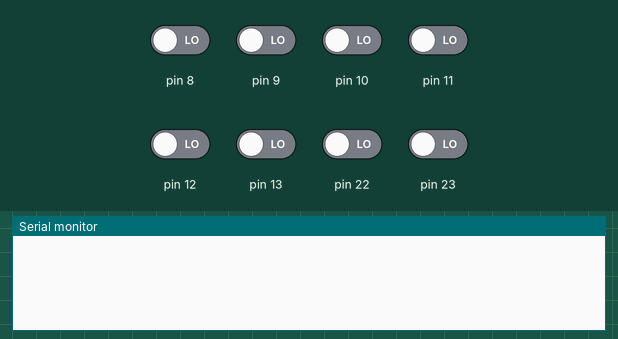
Recording of a sketch running on a simulated Arduino Uno, built with avr-gcc and run on an emulated ATmega328P. Parts: the last lines printed to the serial monitor. The test bench sets the inputs (shaded band); at power-on: pin 8–13, pin 22, pin 23 LOW.

Above: at 1.2 s.
1.3 s: pin 8 driven HIGH
At 2.1 s:
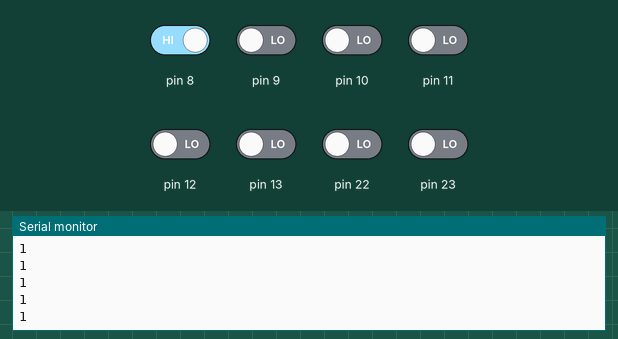
3.2 s: pin 9 driven HIGH
At 3.9 s:
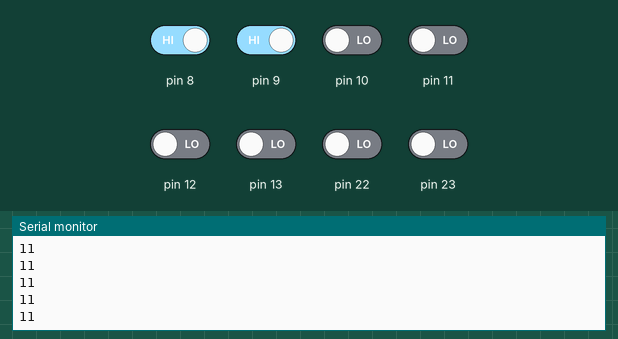
4.7 s: pin 10 driven HIGH
At 5.8 s:
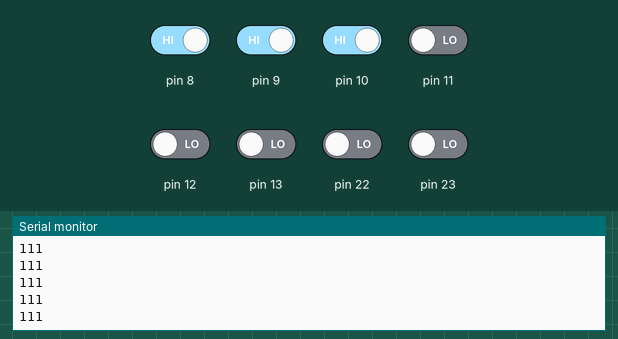
6.2 s: pin 11 driven HIGH
At 6.8 s:
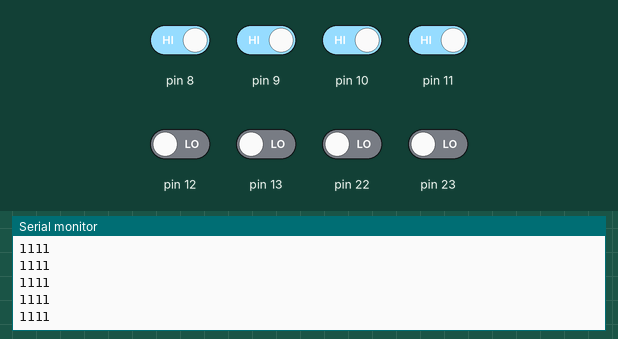
7.7 s: pin 12 driven HIGH
At 8.2 s:
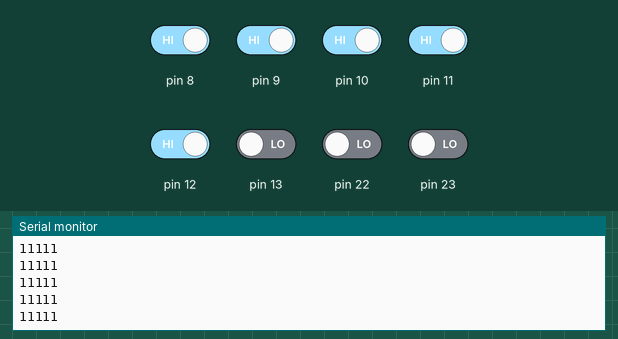
9.2 s: pin 13 driven HIGH
At 10.1 s:
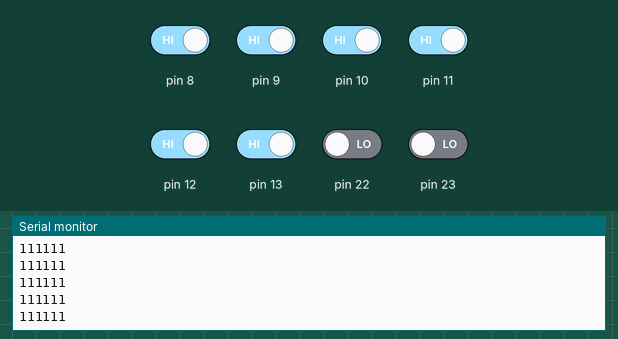
Timing chart, 0 to 11.7 s (numbered marks = the images above; inputs shaded):
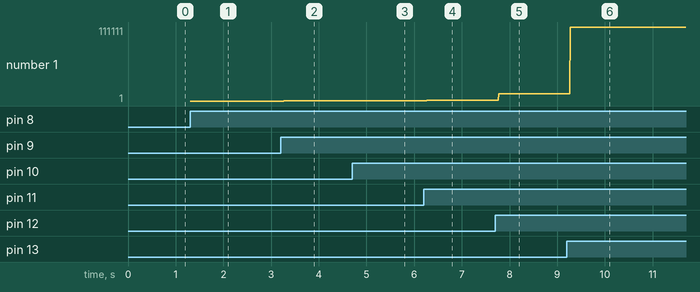

Measured:
- after the input at 1.3 s, the serial monitor: prints a new line at once (image 1)
- after the input at 3.2 s, the serial monitor: prints a new line after 0.07 s (image 2)
- after the input at 4.7 s, the serial monitor: prints a new line after 0.07 s (image 3)
- after the input at 6.2 s, the serial monitor: prints a new line after 0.07 s (image 4)
- after the input at 7.7 s, the serial monitor: prints a new line after 0.07 s (image 5)
- after the input at 9.2 s, the serial monitor: prints a new line after 0.07 s (image 6)
- plotted number 1: 1 → 11 after the input at 3.2 s, 11 → 111 after the input at 4.7 s, 111 → 1111 after the input at 6.2 s, 1111 → 11111 after the input at 7.7 s, 11111 → 111111 after the input at 9.2 s

The sketch:

148-registri_IN.ino
```cpp
//blnk su 13

void setup() {
  //data direction
  DDRB = B00000000;
  Serial.begin(9600);
}

void loop() {
  int n = PINB;
  if (n != 0) {
    Serial.println(n, BIN);
  }
}
```
